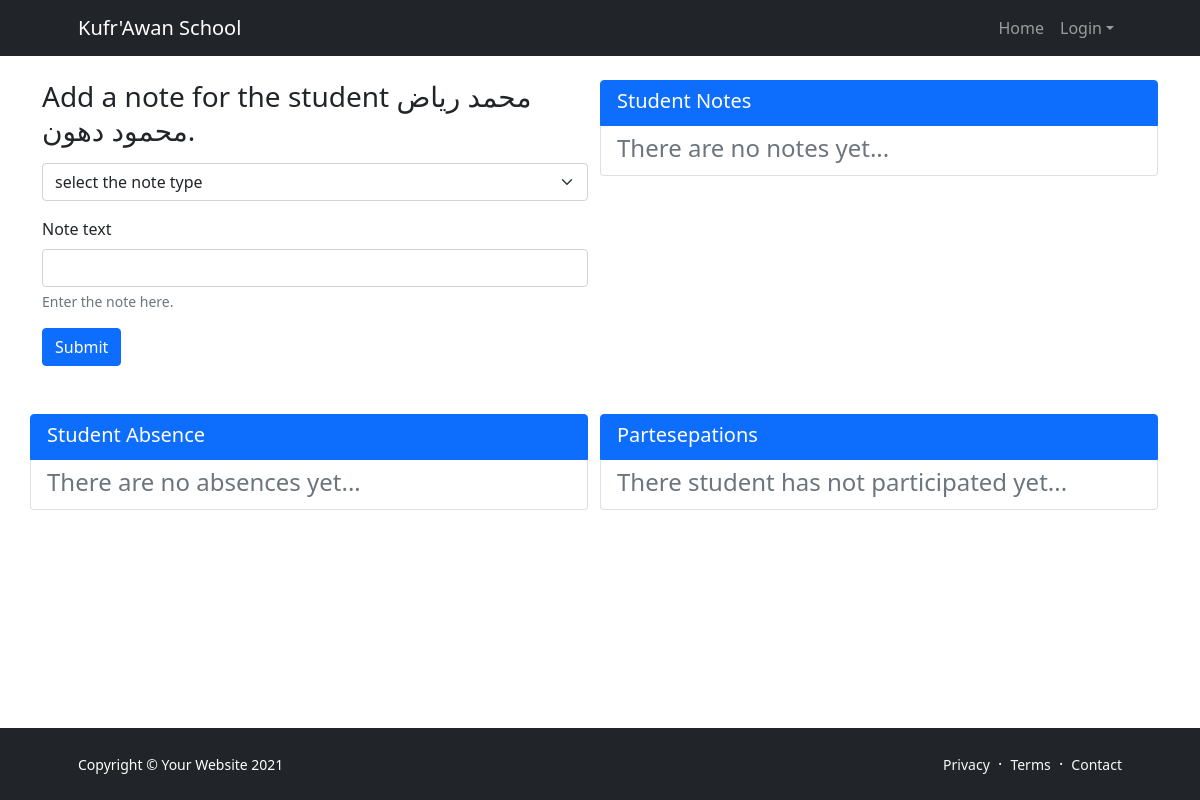
/single_student/71/, run on an earlier commit of the app's database.
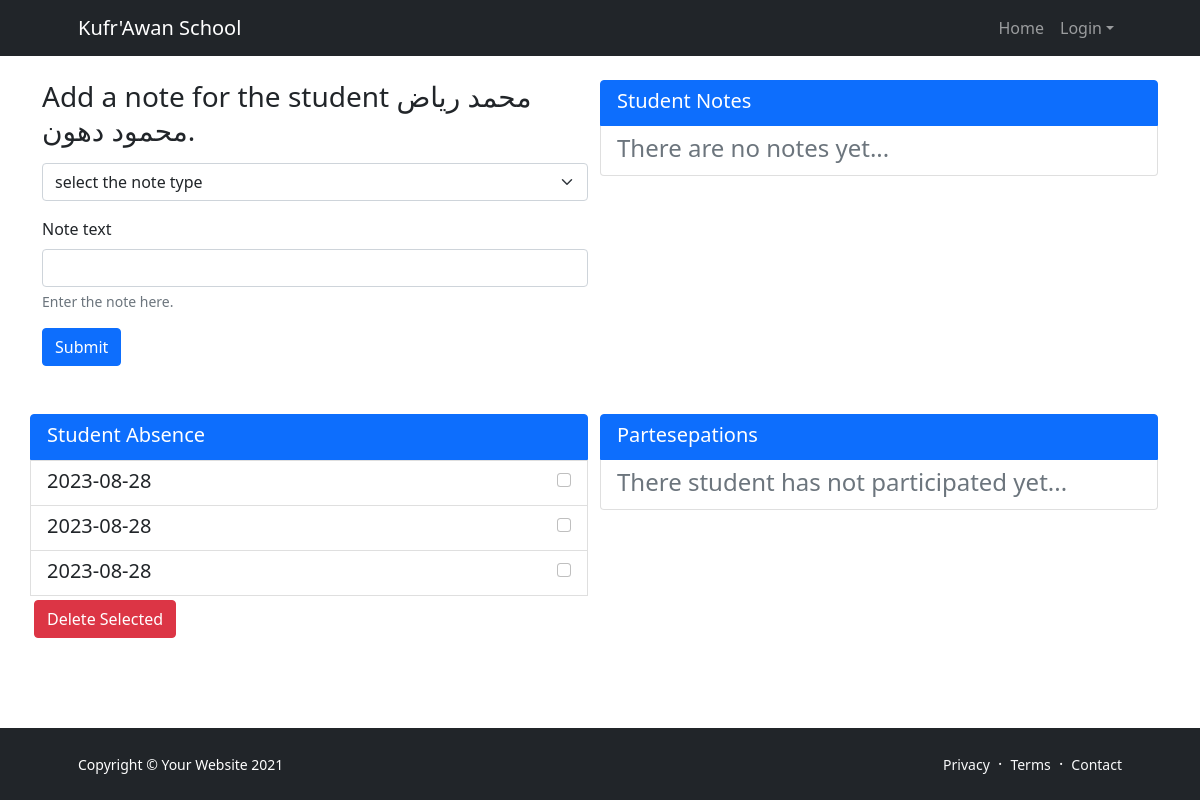
And on a later commit of the database.
### grade/models.py (models this page shows, shortened)
class Absence(models.Model):
    student = models.ForeignKey(Student, on_delete=models.CASCADE)
    absence_date = models.DateField(auto_now=True)
    absence_reason = models.CharField(max_length=225, default="")
    absence_acceptance = models.BooleanField(default=False)
    class Meta:
        unique_together = ["student", "absence_date"]

### grade/views.py (the view, shortened to what this page needs)
def edit_student_information(request, student_id):
    if not request.user.is_staff:
        redirect("index")
    student = Student.objects.get(id=student_id)
    participations = Participation.objects.select_related(
        "participation_option", "participation_option__note_type"
    ).filter(student=student)
    return render(
        request,
        "student_edit.html",
        {
            "student_id": student_id,
            "student": student,
            "note_types": StudentNoteType.objects.all(),
            "notes": StudentNote.objects.filter(student=student),
            "absences": Absence.objects.filter(student=student),
            "participations": participations,
        },
    )

### grade/models.py (called while the page is built)
    def __str__(self):
        return self.full_name

    def __str__(self):
        return self.note_type

### grade/templates/student_edit.html (shortened to what the changed rows need)
{% extends '__bass.html' %}
{% block contant %}
    <div class="container">
        <div class="row">
            <div class="list-group col col-lg-6 my-4">
                {% if absences %}
                    <form method="POST" name="absence">
                        {% for absence in absences %}
                            <div
                                    class="list-group-item list-group-item-action flex-column align-items-start list-group-item-{{ note.note_type.tag }}">
                                <div class="d-flex w-100 justify-content-between">
                                    <h5 class="mb-1">{{ absence.absence_date.isoformat }}  </h5>
                                    <small>{{ note.note_date }} <input class="form-check-input note-checkbox"
                                                                       type="checkbox" name="absences"
                                                                       value="{{ absence.id }}" id="{{ absence.id }}">
                                    </small>
                                </div>
                            </div>
                        {% endfor %}
                    <button type="submit" name="del_absence_list" id="delete2" class="btn btn-danger m-1">
                            Delete Selected</button>
                    </form>
                {% else %}
                    <div class="list-group-item list-group-item-action flex-column align-items-start">
                        <div class="d-flex w-100 justify-content-between">
                            <h4 class="mb-1 text-muted">There are no absences yet...</h4>
                        </div>
                    </div>
                {% endif %}
            </div>
        </div>
    </div>
{% endblock %}

What changed in the data, as far as the page shows it:
added Absence: absence_date "2023-08-28"
added Absence: absence_date "2023-08-28"
added Absence: absence_date "2023-08-28"
Also different on the page:
text no longer shown: "There are no absences yet..."
text now shown: "Delete Selected"
